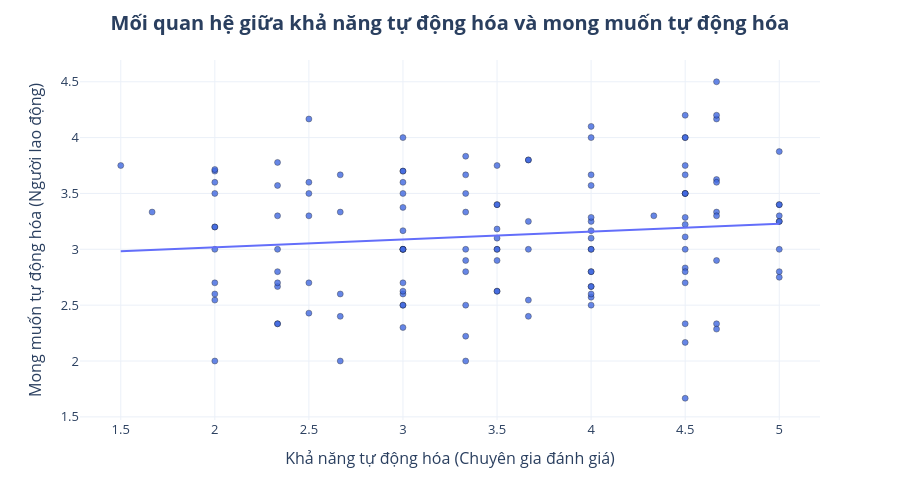

The notebook cell this image was saved under:
### Code cell
if 'Expert_Automation Capacity Rating' in it_master.columns and 'Worker_Automation Desire Rating' in it_master.columns:

    df_scatter = it_master.dropna(
        subset=['Expert_Automation Capacity Rating','Worker_Automation Desire Rating'])

    fig = px.scatter(df_scatter,x='Expert_Automation Capacity Rating',y='Worker_Automation Desire Rating',
                     hover_data=['Task', 'Occupation (O*NET-SOC Title)'],trendline='ols',template='plotly_white')

    fig.update_traces(marker=dict(size=6,color='royalblue',line=dict(color='black', width=0.4),opacity=0.8),selector=dict(mode='markers'))

    fig.update_layout(
        height=500,

        title=dict(
            text="<b>Mối quan hệ giữa khả năng tự động hóa và mong muốn tự động hóa</b>",x=0.5,xanchor="center",font=dict(size=20)),

        xaxis_title="Khả năng tự động hóa (Chuyên gia đánh giá)",
        yaxis_title="Mong muốn tự động hóa (Người lao động)",

        font=dict(size=13),

        plot_bgcolor="white",
        paper_bgcolor="white"
    )
    fig.show()

else:
    print("Columns needed for scatter not found.")

### Figure 1 — Plotly figure (JSON) as saved in the notebook; plotly's stock layout.template omitted (floating-point values rounded to 4 significant figures; data arrays with more than 128 entries replaced by an {"elided": "..."} marker saying what was removed)
{"data": [{"customdata": {"elided": "131x2 str values"}, "hovertemplate": "Expert_Automation Capacity Rating=%{x}<br>Worker_Automation Desire Rating=%{y}<br>Task=%{customdata[0]}<br>Occupation (O*NET-SOC Title)=%{customdata[1]}<extra></extra>", "legendgroup": "", "marker": {"color": "royalblue", "line": {"color": "black", "width": 0.4}, "opacity": 0.8, "size": 6, "symbol": "circle"}, "mode": "markers", "name": "", "orientation": "v", "showlegend": false, "type": "scatter", "x": {"elided": "131 float values"}, "xaxis": "x", "y": {"elided": "131 float values"}, "yaxis": "y"}, {"hovertemplate": "<b>OLS trendline</b><br>Worker_Automation Desire Rating = 0.0701412 * Expert_Automation Capacity Rating + 2.87822<br>R<sup>2</sup>=0.014151<br><br>Expert_Automation Capacity Rating=%{x}<br>Worker_Automation Desire Rating=%{y} <b>(trend)</b><extra></extra>", "legendgroup": "", "marker": {"color": "#636efa", "symbol": "circle"}, "mode": "lines", "name": "", "showlegend": false, "type": "scatter", "x": {"elided": "131 float values"}, "xaxis": "x", "y": {"elided": "131 float values"}, "yaxis": "y"}], "layout": {"font": {"size": 13}, "height": 500, "legend": {"tracegroupgap": 0}, "margin": {"t": 60}, "paper_bgcolor": "white", "plot_bgcolor": "white", "title": {"font": {"size": 20}, "text": "<b>Mối quan hệ giữa khả năng tự động hóa và mong muốn tự động hóa</b>", "x": 0.5, "xanchor": "center"}, "xaxis": {"anchor": "y", "domain": [0, 1], "title": {"text": "Khả năng tự động hóa (Chuyên gia đánh giá)"}}, "yaxis": {"anchor": "x", "domain": [0, 1], "title": {"text": "Mong muốn tự động hóa (Người lao động)"}}}}
